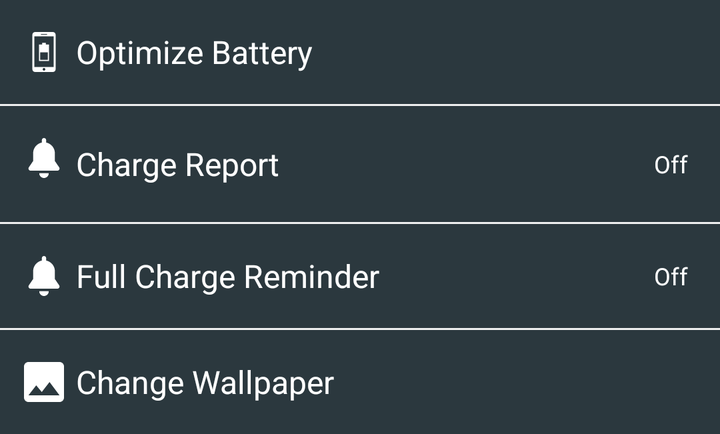
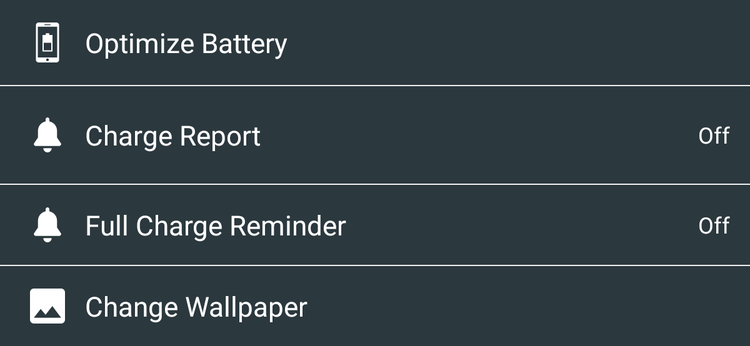

Compare how this app lays out the same screen by default and in its alternative resource folder. The renders come first, then the two layout files and the values they reference.
<!-- AndroidManifest.xml: application theme AppTheme -->
<!-- res/layout/charger_layout_mid.xml -->
<?xml version="1.0" encoding="utf-8"?>
<android.support.v7.widget.CardView xmlns:android="http://schemas.android.com/apk/res/android"
    xmlns:app="http://schemas.android.com/apk/res-auto"
    app:cardCornerRadius="0dp"
    android:layout_width="match_parent"
    android:layout_height="wrap_content">

    <LinearLayout
        android:background="@color/colorPrimary"
        android:orientation="vertical"
        android:layout_width="match_parent"
        android:layout_height="match_parent">
        <RelativeLayout
            android:id="@+id/setting_layout_selectmode"
            android:layout_width="match_parent"
            android:layout_height="wrap_content"
            android:paddingBottom="10dp"
            android:paddingLeft="6dp"
            android:paddingRight="16dp"
            android:paddingTop="10dp">

            <ImageView
                android:id="@+id/setting_iconphone"
                android:layout_width="32dp"
                android:layout_height="32dp"
                android:padding="6dp"
                android:src="@drawable/ic_telephone_battery_half_charged" />

            <TextView
                android:id="@+id/setting_optimize"
                android:layout_width="wrap_content"
                android:layout_height="wrap_content"
                android:layout_centerVertical="true"
                android:layout_toRightOf="@id/setting_iconphone"
                android:text="@string/optimize_battery"
                android:textColor="@color/color_white"
                android:textSize="16sp" />
        </RelativeLayout>

        <View
            android:layout_width="match_parent"
            android:layout_height="1dp"
            android:background="?color_line" />

        <RelativeLayout
            android:id="@+id/setting_layout_notification"
            android:layout_width="match_parent"
            android:layout_height="wrap_content"
            android:paddingBottom="10dp"
            android:paddingLeft="6dp"
            android:paddingRight="16dp"
            android:paddingTop="10dp">

            <ImageView
                android:id="@+id/setting_icon_noti"
                android:layout_width="32dp"
                android:layout_height="32dp"
                android:padding="6dp"
                android:src="@drawable/ic_bell" />

            <TextView
                android:id="@+id/setting_notification"
                android:layout_width="wrap_content"
                android:layout_height="wrap_content"
                android:layout_centerVertical="true"
                android:layout_toRightOf="@id/setting_icon_noti"
                android:text="@string/charge_report"
                android:textColor="@color/color_white"
                android:textSize="16sp" />

            <TextView
                android:id="@+id/setting_noti_status"
                android:layout_width="wrap_content"
                android:layout_height="wrap_content"
                android:layout_alignParentRight="true"
                android:layout_below="@id/setting_notification"
                android:layout_centerVertical="true"
                android:text="@string/off"
                android:textColor="@color/color_white"
                android:textSize="12sp" />
        </RelativeLayout>

        <View
            android:layout_width="match_parent"
            android:layout_height="1dp"
            android:background="?color_line" />

        <RelativeLayout
            android:id="@+id/setting_layout_reminder"
            android:layout_width="match_parent"
            android:layout_height="wrap_content"
            android:paddingBottom="10dp"
            android:paddingLeft="6dp"
            android:paddingRight="16dp"
            android:paddingTop="10dp">

            <ImageView
                android:id="@+id/setting_icon_reminder"
                android:layout_width="32dp"
                android:layout_height="32dp"
                android:padding="6dp"
                android:src="@drawable/ic_bell" />

            <TextView
                android:id="@+id/setting_reminder"
                android:layout_width="wrap_content"
                android:layout_height="wrap_content"
                android:layout_centerVertical="true"
                android:layout_toRightOf="@id/setting_icon_reminder"
                android:text="@string/full_charge_reminder"
                android:textColor="@color/color_white"
                android:textSize="16sp" />

            <TextView
                android:id="@+id/setting_reminder_status"
                android:layout_width="wrap_content"
                android:layout_height="wrap_content"
                android:layout_alignParentRight="true"
                android:layout_centerVertical="true"
                android:text="@string/off"
                android:textColor="@color/color_white"
                android:textSize="12sp" />
        </RelativeLayout>

        <View
            android:layout_width="match_parent"
            android:layout_height="1dp"
            android:background="?color_line" />

        <RelativeLayout
            android:id="@+id/setting_layout_wallpaper"
            android:layout_width="match_parent"
            android:layout_height="wrap_content"
            android:paddingBottom="10dp"
            android:paddingLeft="6dp"
            android:paddingRight="16dp"
            android:paddingTop="10dp">

            <ImageView
                android:id="@+id/setting_icon_wallpaper"
                android:layout_width="32dp"
                android:layout_height="32dp"
                android:padding="6dp"
                android:src="@drawable/ic_mountain_range_on_black_background" />

            <TextView
                android:id="@+id/setting_change_wallpaper"
                android:layout_width="wrap_content"
                android:layout_height="wrap_content"
                android:layout_centerVertical="true"
                android:layout_toRightOf="@id/setting_icon_wallpaper"
                android:text="@string/change_wallpaper"
                android:textColor="@color/color_white"
                android:textSize="16sp" />

        </RelativeLayout>
    </LinearLayout>
</android.support.v7.widget.CardView>
<!-- resources referenced by this layout -->
<resources>
  <color name="colorPrimary">#2b383e</color>
  <color name="color_white">#FFFF</color>
  <!-- drawable ic_bell (drawable) -->
  <vector android:height="24dp" android:viewportHeight="459.334"
      android:viewportWidth="459.334" android:width="24dp" xmlns:android="http://schemas.android.com/apk/res/android">
      <path android:fillColor="#ffffff" android:pathData="M175.216,404.514c-0.001,0.12 -0.009,0.239 -0.009,0.359c0,30.078 24.383,54.461 54.461,54.461s54.461,-24.383 54.461,-54.461c0,-0.12 -0.008,-0.239 -0.009,-0.359H175.216z"/>
      <path android:fillColor="#ffffff" android:pathData="M403.549,336.438l-49.015,-72.002c0,-22.041 0,-75.898 0,-89.83c0,-60.581 -43.144,-111.079 -100.381,-122.459V24.485C254.152,10.963 243.19,0 229.667,0s-24.485,10.963 -24.485,24.485v27.663c-57.237,11.381 -100.381,61.879 -100.381,122.459c0,23.716 0,76.084 0,89.83l-49.015,72.002c-5.163,7.584 -5.709,17.401 -1.419,25.511c4.29,8.11 12.712,13.182 21.887,13.182H383.08c9.175,0 17.597,-5.073 21.887,-13.182C409.258,353.839 408.711,344.022 403.549,336.438z"/>
  </vector>
  <!-- drawable ic_mountain_range_on_black_background (drawable) -->
  <vector android:height="24dp" android:viewportHeight="459"
      android:viewportWidth="459" android:width="24dp" xmlns:android="http://schemas.android.com/apk/res/android">
      <path android:fillColor="#ffffff" android:pathData="M459,408V51c0,-28.05 -22.95,-51 -51,-51H51C22.95,0 0,22.95 0,51v357c0,28.05 22.95,51 51,51h357C436.05,459 459,436.05 459,408zM140.25,267.75l63.75,76.5l89.25,-114.75L408,382.5H51L140.25,267.75z"/>
  </vector>
  <!-- drawable ic_telephone_battery_half_charged (drawable) -->
  <vector android:height="24dp" android:viewportHeight="35"
      android:viewportWidth="35" android:width="24dp" xmlns:android="http://schemas.android.com/apk/res/android">
      <path android:fillColor="#ffffff" android:pathData="M25.302,0H9.698c-1.3,0 -2.364,1.063 -2.364,2.364v30.271c0,1.3 1.064,2.364 2.364,2.364h15.604c1.3,0 2.364,-1.062 2.364,-2.364V2.364C27.666,1.063 26.602,0 25.302,0zM15.004,1.704h4.992c0.158,0 0.286,0.128 0.286,0.287c0,0.158 -0.128,0.286 -0.286,0.286h-4.992c-0.158,0 -0.286,-0.128 -0.286,-0.286C14.718,1.832 14.846,1.704 15.004,1.704zM17.5,33.818c-0.652,0 -1.182,-0.529 -1.182,-1.183s0.529,-1.182 1.182,-1.182s1.182,0.528 1.182,1.182S18.152,33.818 17.5,33.818zM26.021,30.625H8.979V3.749h17.042V30.625zM19.061,10.88V9.494h-3.12v1.386h-2.828v14.55h8.776V10.88H19.061zM20.801,24.309h-6.602v-6.556h6.602V24.309z"/>
  </vector>
  <string name="change_wallpaper">Change Wallpaper</string>
  <string name="charge_report">Charge Report</string>
  <string name="full_charge_reminder">Full Charge Reminder</string>
  <string name="off">Off</string>
  <string name="optimize_battery">Optimize Battery</string>
  <style name="AppTheme" parent="Theme.AppCompat.Light.NoActionBar">
          
          <item name="colorPrimary">@color/colorPrimary</item>
          <item name="colorPrimaryDark">@color/colorPrimaryDark</item>
          <item name="colorAccent">@color/colorAccent</item>
          <item name="color_line">@color/color_line_dark_gray</item>
          <item name="color_text">@color/colorWhite</item>
      </style>
  <color name="colorPrimaryDark">#131e29</color>
  <color name="colorAccent">#00BCD4</color>
  <color name="color_line_dark_gray">#efefef</color>
  <color name="colorWhite">#FFFF</color>
</resources>
<!-- res/layout-sw600dp/charger_layout_mid.xml (the repository's variant of the layout above) -->
<!-- drawn on a 7-inch tablet held upright -->
<?xml version="1.0" encoding="utf-8"?>
<android.support.v7.widget.CardView xmlns:android="http://schemas.android.com/apk/res/android"
    xmlns:app="http://schemas.android.com/apk/res-auto"
    app:cardCornerRadius="0dp"
    android:layout_width="match_parent"
    android:layout_height="wrap_content">

    <LinearLayout
        android:background="@color/colorPrimary"
        android:orientation="vertical"
        android:layout_width="match_parent"
        android:layout_height="match_parent">
        <RelativeLayout
            android:id="@+id/setting_layout_selectmode"
            android:layout_width="match_parent"
            android:layout_height="wrap_content"
            android:paddingBottom="12dp"
            android:paddingLeft="16dp"
            android:paddingRight="16dp"
            android:paddingTop="12dp">

            <ImageView
                android:id="@+id/setting_iconphone"
                android:layout_width="44dp"
                android:layout_height="44dp"
                android:padding="6dp"
                android:src="@drawable/ic_telephone_battery_half_charged" />

            <TextView
                android:id="@+id/setting_optimize"
                android:layout_width="wrap_content"
                android:layout_height="wrap_content"
                android:layout_centerVertical="true"
                android:layout_toRightOf="@id/setting_iconphone"
                android:text="@string/optimize_battery"
                android:layout_marginLeft="8dp"
                android:textColor="@color/color_white"
                android:textSize="22sp" />
        </RelativeLayout>

        <View
            android:layout_width="match_parent"
            android:layout_height="1dp"
            android:background="?color_line" />

        <RelativeLayout
            android:id="@+id/setting_layout_notification"
            android:layout_width="match_parent"
            android:layout_height="wrap_content"
            android:paddingBottom="12dp"
            android:paddingLeft="16dp"
            android:paddingRight="16dp"
            android:paddingTop="12dp">

            <ImageView
                android:layout_centerVertical="true"
                android:id="@+id/setting_icon_noti"
                android:layout_width="44dp"
                android:layout_height="44dp"
                android:padding="8dp"
                android:src="@drawable/ic_bell" />

            <TextView
                android:layout_marginLeft="8dp"
                android:id="@+id/setting_notification"
                android:layout_width="wrap_content"
                android:layout_height="wrap_content"
                android:layout_centerVertical="true"
                android:layout_toRightOf="@id/setting_icon_noti"
                android:text="@string/charge_report"
                android:textColor="@color/color_white"
                android:textSize="22sp" />

            <TextView
                android:id="@+id/setting_noti_status"
                android:layout_width="wrap_content"
                android:layout_height="wrap_content"
                android:layout_alignParentRight="true"
                android:layout_below="@id/setting_notification"
                android:layout_centerVertical="true"
                android:text="@string/off"
                android:textColor="@color/color_white"
                android:textSize="18sp" />
        </RelativeLayout>

        <View
            android:layout_width="match_parent"
            android:layout_height="1dp"
            android:background="?color_line" />

        <RelativeLayout
            android:id="@+id/setting_layout_reminder"
            android:layout_width="match_parent"
            android:layout_height="wrap_content"
            android:paddingBottom="10dp"
            android:paddingLeft="16dp"
            android:paddingRight="16dp"
            android:paddingTop="10dp">

            <ImageView
                android:layout_centerVertical="true"
                android:id="@+id/setting_icon_reminder"
                android:layout_width="44dp"
                android:layout_height="44dp"
                android:padding="8dp"
                android:src="@drawable/ic_bell" />

            <TextView
                android:id="@+id/setting_reminder"
                android:layout_width="wrap_content"
                android:layout_height="wrap_content"
                android:layout_centerVertical="true"
                android:layout_marginLeft="8dp"
                android:layout_toRightOf="@id/setting_icon_reminder"
                android:text="@string/full_charge_reminder"
                android:textColor="@color/color_white"
                android:textSize="22sp" />

            <TextView
                android:id="@+id/setting_reminder_status"
                android:layout_width="wrap_content"
                android:layout_height="wrap_content"
                android:layout_alignParentRight="true"
                android:layout_centerVertical="true"
                android:text="@string/off"
                android:textColor="@color/color_white"
                android:textSize="18sp" />
        </RelativeLayout>

        <View
            android:layout_width="match_parent"
            android:layout_height="1dp"
            android:background="?color_line" />

        <RelativeLayout
            android:id="@+id/setting_layout_wallpaper"
            android:layout_width="match_parent"
            android:layout_height="wrap_content"
            android:paddingBottom="10dp"
            android:paddingLeft="16dp"
            android:paddingRight="16dp"
            android:paddingTop="10dp">

            <ImageView
                android:layout_centerVertical="true"
                android:id="@+id/setting_icon_wallpaper"
                android:layout_width="44dp"
                android:layout_height="44dp"
                android:padding="8dp"
                android:src="@drawable/ic_mountain_range_on_black_background" />

            <TextView
                android:layout_marginLeft="8dp"
                android:id="@+id/setting_change_wallpaper"
                android:layout_width="wrap_content"
                android:layout_height="wrap_content"
                android:layout_centerVertical="true"
                android:layout_toRightOf="@id/setting_icon_wallpaper"
                android:text="@string/change_wallpaper"
                android:textColor="@color/color_white"
                android:textSize="22sp" />
        </RelativeLayout>
    </LinearLayout>
</android.support.v7.widget.CardView>
